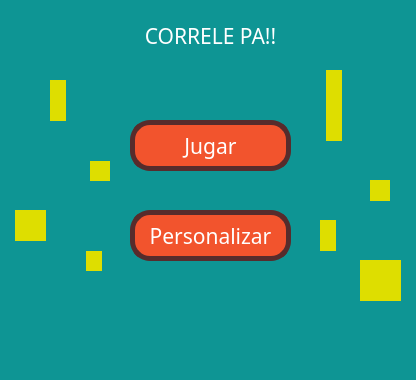
<?xml version="1.0" encoding="UTF-8"?>
<ui version="4.0">
 <class>MainWindow</class>
 <widget class="QMainWindow" name="MainWindow">
  <property name="geometry">
   <rect>
    <x>0</x>
    <y>0</y>
    <width>416</width>
    <height>380</height>
   </rect>
  </property>
  <property name="windowTitle">
   <string>MainWindow</string>
  </property>
  <property name="styleSheet">
   <string notr="true">background-color: rgb(14, 149, 148);</string>
  </property>
  <widget class="QWidget" name="centralwidget">
   <widget class="QPushButton" name="btn_Jugar">
    <property name="geometry">
     <rect>
      <x>130</x>
      <y>120</y>
      <width>161</width>
      <height>51</height>
     </rect>
    </property>
    <property name="font">
     <font>
      <family>Agency FB</family>
      <pointsize>16</pointsize>
      <weight>9</weight>
      <italic>false</italic>
      <bold>false</bold>
     </font>
    </property>
    <property name="styleSheet">
     <string notr="true">QPushButton {
	font: 75 16pt &quot;Agency FB&quot;;
    color: rgb(255, 255, 255);
    background-color: rgb(242, 84, 45);
    border: 5px solid rgb(86, 44, 44);
    border-radius: 20px;
}
QPushButton:hover {
    background-color: rgb(18, 116, 117) ;
}</string>
    </property>
    <property name="text">
     <string>Jugar</string>
    </property>
   </widget>
   <widget class="QPushButton" name="btn_Personalizar">
    <property name="geometry">
     <rect>
      <x>130</x>
      <y>210</y>
      <width>161</width>
      <height>51</height>
     </rect>
    </property>
    <property name="font">
     <font>
      <family>Agency FB</family>
      <pointsize>16</pointsize>
      <weight>9</weight>
      <italic>false</italic>
      <bold>false</bold>
     </font>
    </property>
    <property name="styleSheet">
     <string notr="true">QPushButton {
	font: 75 16pt &quot;Agency FB&quot;;
    color: rgb(255, 255, 255);
    background-color: rgb(242, 84, 45);
    border: 5px solid rgb(86, 44, 44);
    border-radius: 20px;
}
QPushButton:hover {
    background-color: rgb(18, 116, 117) ;
}</string>
    </property>
    <property name="text">
     <string>Personalizar</string>
    </property>
   </widget>
   <widget class="QLabel" name="label">
    <property name="geometry">
     <rect>
      <x>110</x>
      <y>10</y>
      <width>201</width>
      <height>51</height>
     </rect>
    </property>
    <property name="font">
     <font>
      <family>Agency FB</family>
      <pointsize>16</pointsize>
      <weight>9</weight>
      <italic>false</italic>
      <bold>false</bold>
     </font>
    </property>
    <property name="styleSheet">
     <string notr="true">
	font: 75 16pt &quot;Agency FB&quot;;
    color: rgb(255, 255, 255);
background-color: rgb(14, 149, 148);



 </string>
    </property>
    <property name="text">
     <string>CORRELE PA!!</string>
    </property>
    <property name="alignment">
     <set>Qt::AlignCenter</set>
    </property>
   </widget>
   <widget class="QLabel" name="label_2">
    <property name="geometry">
     <rect>
      <x>50</x>
      <y>80</y>
      <width>16</width>
      <height>41</height>
     </rect>
    </property>
    <property name="styleSheet">
     <string notr="true">
background-color: rgb(222, 222, 0);</string>
    </property>
    <property name="text">
     <string/>
    </property>
   </widget>
   <widget class="QLabel" name="label_3">
    <property name="geometry">
     <rect>
      <x>90</x>
      <y>161</y>
      <width>20</width>
      <height>20</height>
     </rect>
    </property>
    <property name="styleSheet">
     <string notr="true">
background-color: rgb(222, 222, 0);</string>
    </property>
    <property name="text">
     <string/>
    </property>
   </widget>
   <widget class="QLabel" name="label_4">
    <property name="geometry">
     <rect>
      <x>15</x>
      <y>210</y>
      <width>31</width>
      <height>31</height>
     </rect>
    </property>
    <property name="styleSheet">
     <string notr="true">
background-color: rgb(222, 222, 0);</string>
    </property>
    <property name="text">
     <string/>
    </property>
   </widget>
   <widget class="QLabel" name="label_5">
    <property name="geometry">
     <rect>
      <x>86</x>
      <y>251</y>
      <width>16</width>
      <height>20</height>
     </rect>
    </property>
    <property name="styleSheet">
     <string notr="true">
background-color: rgb(222, 222, 0);</string>
    </property>
    <property name="text">
     <string/>
    </property>
   </widget>
   <widget class="QLabel" name="label_6">
    <property name="geometry">
     <rect>
      <x>326</x>
      <y>70</y>
      <width>16</width>
      <height>71</height>
     </rect>
    </property>
    <property name="styleSheet">
     <string notr="true">
background-color: rgb(222, 222, 0);</string>
    </property>
    <property name="text">
     <string/>
    </property>
   </widget>
   <widget class="QLabel" name="label_7">
    <property name="geometry">
     <rect>
      <x>370</x>
      <y>180</y>
      <width>20</width>
      <height>21</height>
     </rect>
    </property>
    <property name="styleSheet">
     <string notr="true">
background-color: rgb(222, 222, 0);</string>
    </property>
    <property name="text">
     <string/>
    </property>
   </widget>
   <widget class="QLabel" name="label_8">
    <property name="geometry">
     <rect>
      <x>360</x>
      <y>260</y>
      <width>41</width>
      <height>41</height>
     </rect>
    </property>
    <property name="styleSheet">
     <string notr="true">
background-color: rgb(222, 222, 0);</string>
    </property>
    <property name="text">
     <string/>
    </property>
   </widget>
   <widget class="QLabel" name="label_9">
    <property name="geometry">
     <rect>
      <x>320</x>
      <y>220</y>
      <width>16</width>
      <height>31</height>
     </rect>
    </property>
    <property name="styleSheet">
     <string notr="true">
background-color: rgb(222, 222, 0);</string>
    </property>
    <property name="text">
     <string/>
    </property>
   </widget>
  </widget>
  <widget class="QMenuBar" name="menubar">
   <property name="geometry">
    <rect>
     <x>0</x>
     <y>0</y>
     <width>416</width>
     <height>26</height>
    </rect>
   </property>
  </widget>
  <widget class="QStatusBar" name="statusbar"/>
 </widget>
 <resources/>
 <connections/>
</ui>
